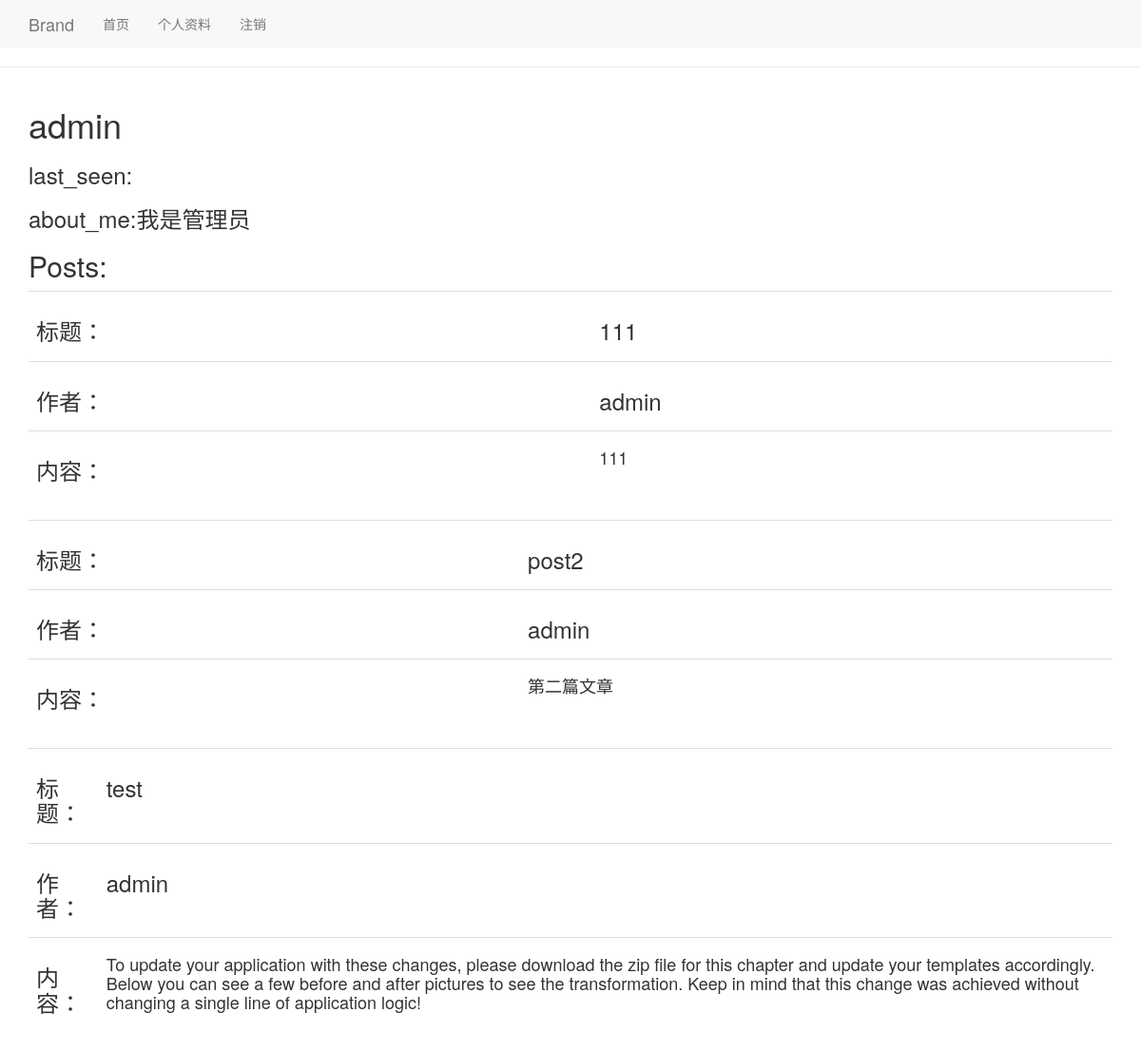
Page /user/admin (signed in) on the committed database.
### app/models.py (models this page shows, shortened)
class User(UserMixin,db.Model):
    id = db.Column(db.Integer,primary_key=True)
    username = db.Column(db.String(64),index=True,unique=True)
    email = db.Column(db.String(128),unique=True)
    password =db.Column(db.String(128))
    about_me = db.Column(db.String(256))
    posts = db.relationship('Post',backref = 'author',lazy = 'dynamic')

class Post(db.Model):
    id = db.Column(db.Integer,primary_key=True)
    content = db.Column(db.String(256))
    title = db.Column(db.String(64),index=True,unique=True)
    timestamp =db.Column(db.DateTime,default=datetime.utcnow)
    user_id = db.Column(db.Integer,db.ForeignKey('user.id'))

### app/routes.py (the view)
@app.route('/user/<username>')
@login_required
def user(username):
    user = User.query.filter_by(username = username).first()
    posts =user.posts
    return render_template('user.html',user = user,posts = posts)

### app/models.py (called while the page is built)
@login.user_loader
def user_loader(id):
    return User.query.get(int(id))

### app/routes.py (called while the page is built)
@app.before_request
def before_request():
    if current_user.is_authenticated:
        current_user.last_seen = datetime.now()
        db.session.commit()

### app/templates/user.html (shortened to what this page needs)
{% extends 'base.html' %}
{% block custom_content %}
<h1>{{ user.username }}</h1>
    <h3>last_seen:{{ user.last_seen }}</h3>
    <h3>about_me:{{ user.about_me }}</h3>
    <h2>Posts:</h2>
    {% for p in posts %}
    {% include '_postArtical.html' %}
    {% endfor %}
{% endblock %}

### app/templates/_postArtical.html
<table class="table table-hover">
    <tr>
        <td><h3>标题：</h3></td>
        <td><h3>{{ p.title }}</h3></td>
    </tr>
    <tr>
        <td><h3>作者：</h3></td>
        <td><h3>{{ p.author.username }}</h3></td>
    </tr>
    <tr>
        <td><h3>内容：</h3></td>
        <td><h4>{{ p.content }}</h4></td>
    </tr>
</table>

### rows in the picture
User: username "admin", about_me "我是管理员"
Post: title "111", author.username "admin", content "111"
Post: title "post2", author.username "admin", content "第二篇文章"
Post: title "test", author.username "admin", content "To update your application with these changes, please download the zip file for this chapter and update your templates accordingly. Below you can see a few before and after pictures to see the transformation. Keep in mind that this change was achieved without changing a single line of application logic!"
